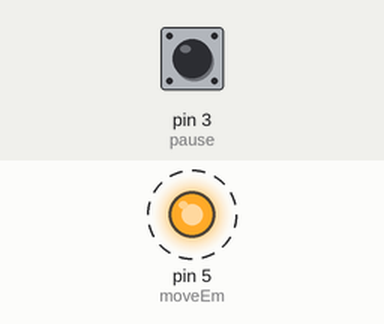
This sketch was run on a simulated Arduino Uno, built with avr-gcc and run on an emulated ATmega328P. Shown: output pins drawn as LEDs (lit = HIGH). Dashed ring = blinking. Inputs (shaded band) come from the test bench; at power-on: pin 3 (pause) HIGH.

Above: at 0.5 s.
Timing chart, 0 to 4.6 s (numbered marks = the images above):
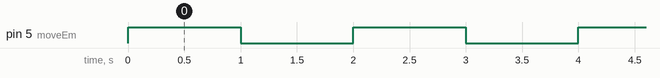

The sketch:

NIDAQ_emulator.ino
```cpp
// Version #1
const int moveEm = 5;
const int delEm = 1000;
const int pause = 3;
const int delChange = 3000/2;
volatile int state = 0;

void setup() {
  pinMode(moveEm, HIGH);
  pinMode(pause, INPUT_PULLUP);

  attachInterrupt(digitalPinToInterrupt(pause), changeDetect, CHANGE);
}

void changeDetect(){
  if (state == 0){
    state = 1;
  }

}

void loop() {

  if(state == 1){
    delay(delChange);
  }

  digitalWrite(moveEm,HIGH);
  delay(delEm);
  digitalWrite(moveEm,LOW);
  delay(delEm);

  state = 0;
}

// Version #2
// int moveSig = 5;
// int homeSig = 6;
// int del = 1000;

// void setup(){
//   pinMode(moveSig, OUTPUT);
//   pinMode(homeSig, OUTPUT);
// }

// void loop(){
//   digitalWrite(moveSig, HIGH);
//   delay(100);
//   digitalWrite(moveSig, LOW);
//   delay(del);
//   digitalWrite(homeSig, HIGH);
//   delay(100);
//   digitalWrite(homeSig, LOW);

// }
```

Measured:
- by itself, pin 5 (moveEm): alternates HIGH for 1.0 s and LOW for 1.0 s
